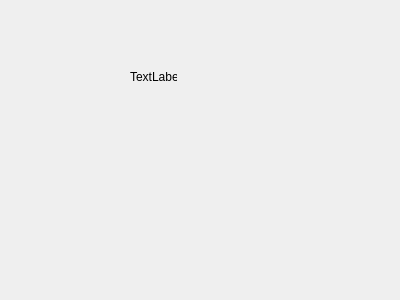
<?xml version="1.0" encoding="UTF-8"?>
<ui version="4.0">
 <class>infoDownload</class>
 <widget class="QWidget" name="infoDownload">
  <property name="geometry">
   <rect>
    <x>0</x>
    <y>0</y>
    <width>400</width>
    <height>300</height>
   </rect>
  </property>
  <property name="windowTitle">
   <string>Form</string>
  </property>
  <widget class="QImage" name="label">
   <property name="geometry">
    <rect>
     <x>130</x>
     <y>70</y>
     <width>47</width>
     <height>13</height>
    </rect>
   </property>
   <property name="text">
    <string>TextLabel</string>
   </property>
  </widget>
 </widget>
 <customwidgets>
  <customwidget>
   <class>QImage</class>
   <extends>QLabel</extends>
   <header>qimage.h</header>
  </customwidget>
 </customwidgets>
 <resources/>
 <connections/>
</ui>
